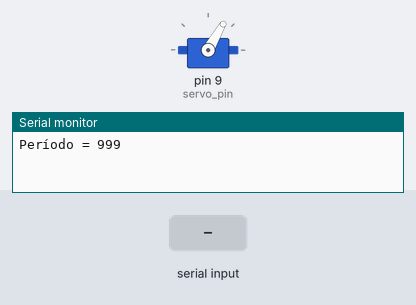
A sketch run on a simulated Arduino Uno, built with avr-gcc and run on an emulated ATmega328P. Parts: servo, the last lines printed to the serial monitor. The inputs (shaded band) are chosen by the test bench.

Above: at 1.1 s.
2.1 s: "90,45\n" received over Serial
5.1 s: "30,150\n" received over Serial
At 7.2 s:
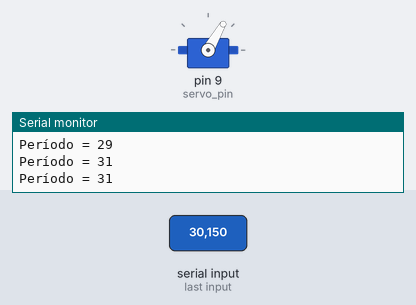
8.1 s: "90\n" received over Serial
At 9.0 s:
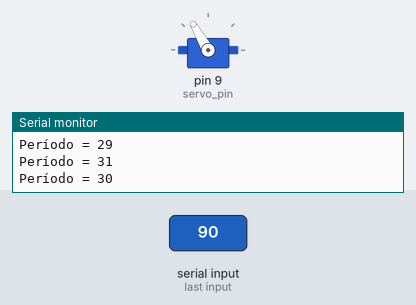
Timing chart, 0 to 17.1 s (numbered marks = the images above; inputs shaded):
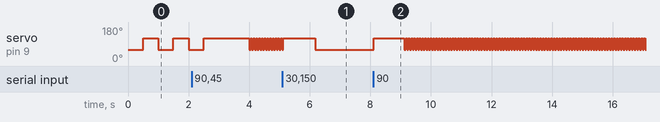

The sketch:

pendulo.ino
```cpp
#include <Servo.h>

Servo pendulo;

int pos = 0;
int dt = 500;
int delta_angulo = 30;
int servo_pin = 9;

void setup() {
  Serial.begin(9600);
  pendulo.attach(servo_pin);
}

void loop() {
  unsigned long t0 = millis();

  pendulo.write(90 - delta_angulo);
  delay(dt);
  pendulo.write(90 + delta_angulo);
  delay(dt);

  Serial.print("Período = ");
  Serial.println(millis() - t0);
  if (Serial.available() > 0){
    int serial_data = Serial.readString().toInt();
    dt = serial_data/(2);
    Serial.print("new: ");
    Serial.println(dt);
  }
}
```

Measured:
- after the input at 8.1 s, servo on pin 9 (servo_pin): 60° → 120° at once, then repeats every 0.09 s: 60° 0.05 s, 120° 0.05 s
